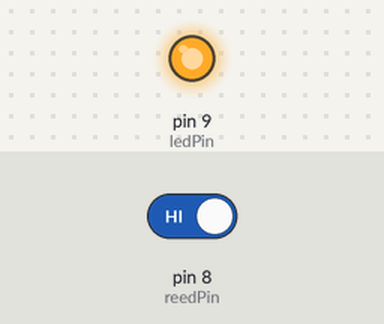
Simulated run of this sketch. Board: Arduino Uno, built with avr-gcc and run on an emulated ATmega328P. Shown: output pins drawn as LEDs (lit = HIGH). The inputs (shaded band) are chosen by the test bench; at power-on: pin 8 (reedPin) HIGH. What the sketch prints to the serial monitor is not drawn.

Above: at 1.2 s.
1.3 s: pin 8 (reedPin) driven LOW
At 2.5 s:
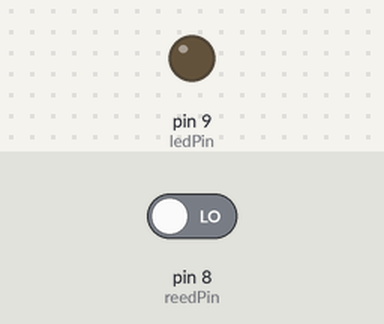
2.8 s: pin 8 (reedPin) driven HIGH
At 3.7 s:
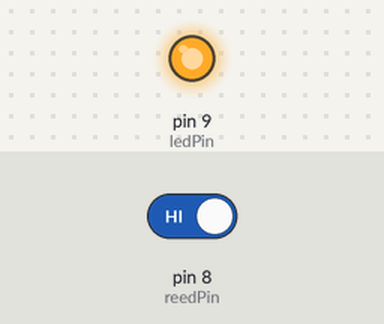
Timing chart, 0 to 5.8 s (numbered marks = the images above; inputs shaded):
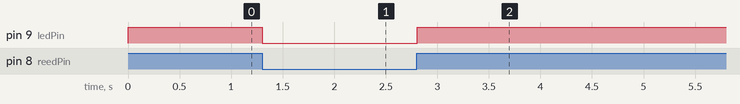

Measured:
- after the input at 1.3 s, pin 9 (ledPin): HIGH → LOW at once
- after the input at 2.8 s, pin 9 (ledPin): LOW → HIGH at once

The sketch:

detectar_campo_magneticocom_reed.ino
```cpp
int reedPin = 8;
int ledPin = 9;
int valorLido = 0;

void setup() {
  Serial.begin(9600);
  pinMode(reedPin, INPUT);
  pinMode(ledPin, OUTPUT);

}

void loop() {
  valorLido = digitalRead(reedPin);
  if (valorLido == LOW) {
    digitalWrite(ledPin, LOW);
    Serial.println();
  } else  {
    Serial.println("ALERTA: Campo magnético detectado");
    digitalWrite(ledPin, HIGH);
  }
  delay(100);
}
```
